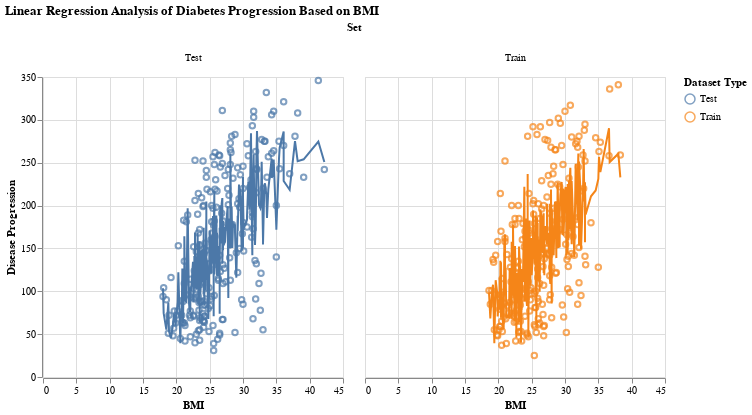

The code cell stored with this chart in its notebook:
### Code cell
import pandas as pd
from sklearn.model_selection import train_test_split
from sklearn.linear_model import LinearRegression
from sklearn.metrics import mean_squared_error, r2_score
from sklearn.preprocessing import StandardScaler
import altair as alt

# Load the dataset
df = pd.read_csv('diabetes.tab.tsv', sep='\t')
df.rename(columns={'S1': 'TC', 'S2': 'LDL', 'S3': 'HDL', 'S4': 'TCH', 'S5': 'LTG', 'S6': 'GLU'}, inplace=True)

# Select multiple features and handle missing values
features = ['AGE', 'SEX', 'BMI', 'BP', 'TC', 'LDL', 'HDL', 'TCH', 'LTG', 'GLU']
X = df[features].copy()  # Create a copy of the data to avoid SettingWithCopyWarning
y = df['Y']  # Adjust the target column name if necessary

# Impute missing values with the mean of each column
X.fillna(X.mean(), inplace=True)

# Split the data into training and testing sets
X_train, X_test, y_train, y_test = train_test_split(X, y, test_size=0.5, random_state=42, shuffle=False)

# Scale features
scaler = StandardScaler()
X_train_scaled = scaler.fit_transform(X_train)
X_test_scaled = scaler.transform(X_test)

# Initialize and train the Linear Regression model
regressor = LinearRegression()
regressor.fit(X_train_scaled, y_train)

# Predict on the test set
y_pred_test = regressor.predict(X_test_scaled)

# Calculate mean squared error and coefficient of determination
mse = mean_squared_error(y_test, y_pred_test)
r2 = r2_score(y_test, y_pred_test)

print(f"Mean squared error: {mse:.2f}")
print(f"Coefficient of determination: {r2:.2f}")

# Prepare data for visualization
train_df = pd.DataFrame({
    'BMI': X_train['BMI'].values,
    'Disease Progression': y_train,
    'Set': 'Train',
    'Prediction': regressor.predict(X_train_scaled)
})

test_df = pd.DataFrame({
    'BMI': X_test['BMI'].values,
    'Disease Progression': y_test,
    'Set': 'Test',
    'Prediction': y_pred_test
})

full_df = pd.concat([train_df, test_df])

# Create an Altair chart
points = alt.Chart(full_df).mark_point().encode(
    x=alt.X('BMI', title='BMI'),
    y=alt.Y('Disease Progression', title='Disease Progression'),
    color=alt.Color('Set:N', legend=alt.Legend(title="Dataset Type")),
    tooltip=['BMI', 'Disease Progression', 'Set']
)

predictions = alt.Chart(full_df).mark_line().encode(
    x='BMI',
    y='Prediction',
    color=alt.Color('Set:N', legend=alt.Legend(title="Dataset Type")),
    detail='Set'
)

chart = alt.layer(points, predictions).facet(
    column='Set:N'
).properties(
    title="Linear Regression Analysis of Diabetes Progression Based on BMI"
)

chart.display()

### Figure 1 — Vega-Lite specification as saved in the notebook (floating-point values rounded to 4 significant figures; data arrays with more than 128 entries replaced by an {"elided": "..."} marker saying what was removed)
{"config": {"view": {"continuousWidth": 300, "continuousHeight": 300}}, "data": {"name": "data-1817000490d33319470b8d5484dfa8e0"}, "facet": {"column": {"field": "Set", "type": "nominal"}}, "spec": {"layer": [{"mark": {"type": "point"}, "encoding": {"color": {"field": "Set", "legend": {"title": "Dataset Type"}, "type": "nominal"}, "tooltip": [{"field": "BMI", "type": "quantitative"}, {"field": "Disease Progression", "type": "quantitative"}, {"field": "Set", "type": "nominal"}], "x": {"field": "BMI", "title": "BMI", "type": "quantitative"}, "y": {"field": "Disease Progression", "title": "Disease Progression", "type": "quantitative"}}}, {"mark": {"type": "line"}, "encoding": {"color": {"field": "Set", "legend": {"title": "Dataset Type"}, "type": "nominal"}, "detail": {"field": "Set", "type": "nominal"}, "x": {"field": "BMI", "type": "quantitative"}, "y": {"field": "Prediction", "type": "quantitative"}}}]}, "title": "Linear Regression Analysis of Diabetes Progression Based on BMI", "$schema": "https://vega.github.io/schema/vega-lite/v5.20.1.json", "datasets": {"data-1817000490d33319470b8d5484dfa8e0": {"elided": "442 records"}}}
